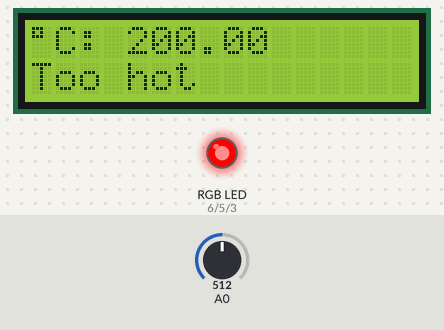
This sketch was run on a simulated Arduino Uno, built with avr-gcc and run on an emulated ATmega328P. Parts: 16×2 character LCD, an RGB LED mixed from three pins (HIGH = lit). The test bench sets the inputs (shaded band); at power-on: A0 = 512.

Above: at 1.2 s.
1.3 s: A0 set to 214
At 3.2 s:
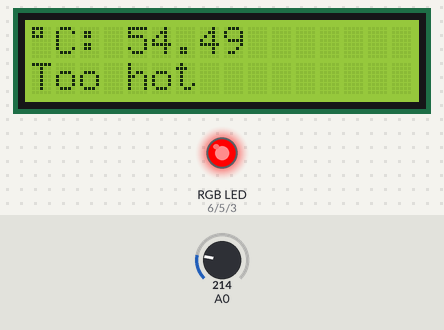
3.5 s: A0 set to 196
At 5.1 s:
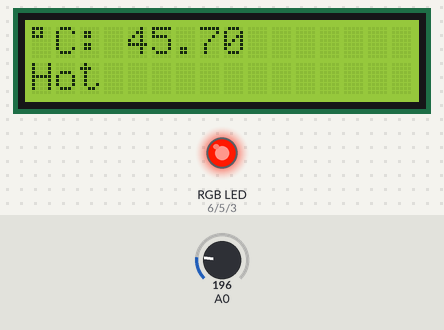
5.5 s: A0 set to 122
At 7.0 s:
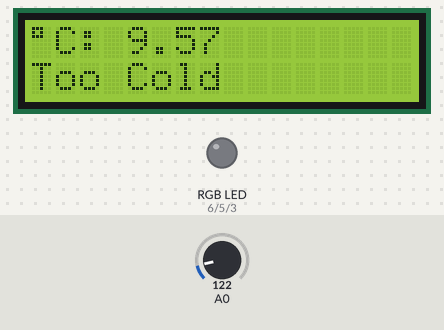
Timing chart, 0 to 8.5 s (numbered marks = the images above; inputs shaded):
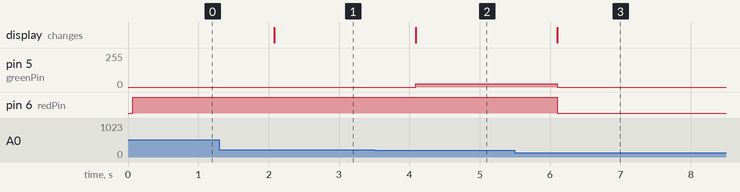

The sketch:

COMP444_4B_temperatureSensor_RGBLed.ino
```cpp
#include <LiquidCrystal.h>
LiquidCrystal lcd(13, 12, 11, 10, 9, 8);

int redPin = 6;
int greenPin = 5;
int bluePin = 3;

float voltage = 0;
float degreesC = 0;
float degreesF = 0;

void setup() {
  lcd.begin(16, 2);
  lcd.clear();

  pinMode(redPin, OUTPUT);
  pinMode(greenPin, OUTPUT);
  pinMode(bluePin, OUTPUT);
}

void loop() {
  voltage = analogRead(A0) * 0.004882813;
  degreesC = (voltage - 0.5) * 100.0;
  degreesF = degreesC * (9.0 / 5.0) + 32.0;

  lcd.clear();


  lcd.setCursor(0, 0);
  lcd.print((char)223);  // code for degree symbol

  lcd.setCursor(1, 0);
  lcd.print("C: ");
  lcd.print(degreesC);

  if (degreesC >= 50) {
    analogWrite(redPin, 255);
    analogWrite(greenPin, 0);
    analogWrite(bluePin, 0);
    lcd.setCursor(0, 1);
    lcd.print("Too hot");
  } else if (degreesC < 50 && degreesC >= 40) {
    analogWrite(redPin, 255);
    analogWrite(greenPin, 25);
    analogWrite(bluePin, 0);
    lcd.setCursor(0, 1);
    lcd.print("Hot");
  } else if (degreesC < 40 && degreesC >= 30) {
    analogWrite(redPin, 255);
    analogWrite(greenPin, 75);
    analogWrite(bluePin, 0);
    lcd.setCursor(0, 1);
    lcd.print("Warm");
  } else if (degreesC < 30 && degreesC >= 20) {
    analogWrite(redPin, 0);
    analogWrite(greenPin, 255);
    analogWrite(bluePin, 0);
    lcd.setCursor(0, 1);
    lcd.print("Nice");
  } else if (degreesC < 20 && degreesC >= 10) {
    analogWrite(redPin, 0);
    analogWrite(greenPin, 0);
    analogWrite(bluePin, 255);
    lcd.setCursor(0, 1);
    lcd.print("Cool");
  } else if (degreesC < 0 && degreesC >= 10) {
    analogWrite(redPin, 255);
    analogWrite(greenPin, 0);
    analogWrite(bluePin, 255);
    lcd.setCursor(0, 1);
    lcd.print("Cold");
  } else {
    analogWrite(redPin, 0);
    analogWrite(greenPin, 0);
    analogWrite(bluePin, 0);
    lcd.setCursor(0, 1);
    lcd.print("Too Cold");
  }

  delay(1000);
}
```

Measured:
- the behaviour switches between 205 and 204 on A0 (found by bisection; images 1 and 2)
- after the input at 1.3 s, the display: changes after 0.78 s (image 1)
- after the input at 3.5 s, pin 5 (greenPin): 0/255 → 25/255 after 0.59 s; the display: changes after 0.59 s (image 2)
- after the input at 5.5 s, pin 5 (greenPin): 25/255 → 0/255 after 0.60 s; pin 6 (redPin): HIGH → LOW after 0.60 s; the display: changes after 0.60 s (image 3)
